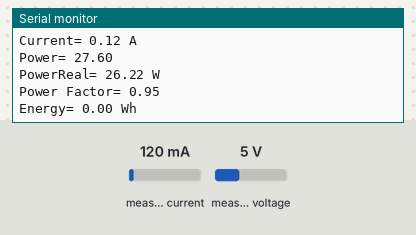
Recording of a sketch running on a simulated Arduino Uno, built with avr-gcc and run on an emulated ATmega328P. Parts: the last lines printed to the serial monitor. The test bench sets the inputs (shaded band); at power-on: measured current 120 mA, measured voltage 5 V.

Above: at 4.2 s.
4.3 s: measured current set to 40 mA
At 8.1 s:
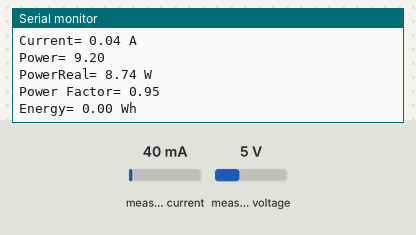
8.5 s: measured voltage set to 0.3 V
At 11.2 s:
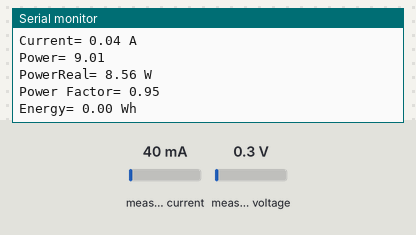
12.7 s: measured current set to 500 mA
At 14.2 s:
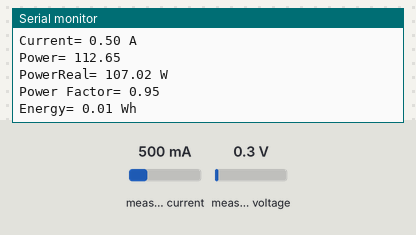
16.9 s: measured voltage set to 3.8 V
At 20.3 s:
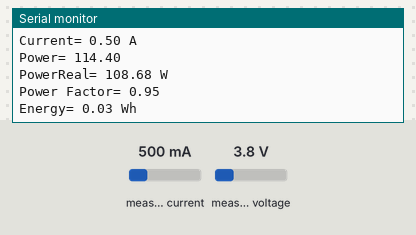
Timing chart, 0 to 21.8 s (numbered marks = the images above; inputs shaded):
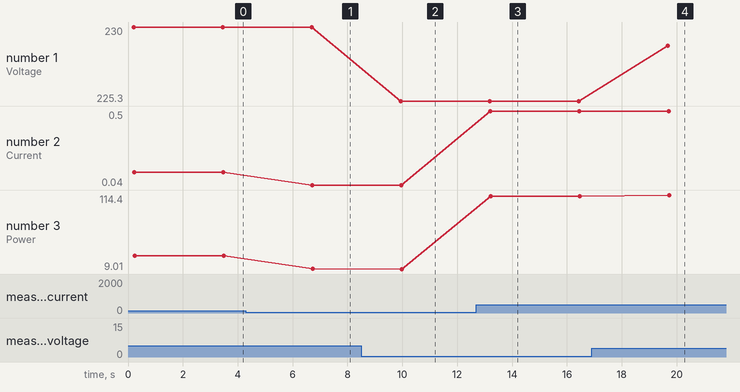

Measured:
- after the input at 4.3 s, the serial monitor: prints a new line after 2.4 s (image 1)
- after the input at 8.5 s, the serial monitor: prints a new line after 1.4 s (image 2)
- after the input at 12.7 s, the serial monitor: prints a new line after 0.51 s (image 3)
- after the input at 16.9 s, the serial monitor: prints a new line after 2.8 s (image 4)
- plotted number 1: 230 → 225.3 after the input at 8.5 s, 225.3 → 228.8 after the input at 16.9 s
- plotted number 2: 0.12 → 0.04 after the input at 4.3 s, 0.04 → 0.5 after the input at 12.7 s
- plotted number 3: 27.6 → 9.2 after the input at 4.3 s, 9.2 → 9.01 after the input at 8.5 s, 9.01 → 112.65 after the input at 12.7 s, 112.65 → 114.4 after the input at 16.9 s

The sketch:

Energy.ino
```cpp
#include "EmonLib.h"

EnergyMonitor emon;
float Energy_total; //= EEPROM.get(100, Energy_total);	//get value from eeprom if electricity cut off

float EnergyCalc(float V, float I, float P, unsigned long time){
  if ((V>190) && (I>=0.05)){			  	//If voltage <100 or current error from 0 is 0.05 skip energy addition.
	float Energy_sample = 0;				//new energy at time sample
	Energy_sample = P * time/3600000;	//time in ms to hour
	Energy_total += Energy_sample;			//add to previous energy
  }
  //EEPROM.put(100 , Energy_total);			//save value in EEPROM
  return Energy_total;
}

void printEmon(float Vrms,float Irms,float Power,float Power2, float PF){
  Serial.print("Voltage= ");
  Serial.print(Vrms);
  Serial.println(" V");
  Serial.print("Current= ");
  Serial.print(Irms);
  Serial.println(" A");
  Serial.print("Power= ");
  Serial.println(Power);
  Serial.print("PowerReal= ");
  Serial.print(Power2);
  Serial.println(" W");
  Serial.print("Power Factor= ");
  Serial.println(PF);
}

void setup()
{
  Serial.begin(9600);
  emon.voltage(A0, 150, 1.7);   				//For arduino: Voltage 170, Current 5.75/ For ESP32(3.3 V Supply): Voltage 75.25, Current 2.6
  emon.current(A1, 5.2);       				//(input pin, calibration, Phase shift (for Voltage))
}

void loop()
{
  unsigned long time1 = millis();
  emon.calcVI(20,2000);
  float Power       = emon.apparentPower;
  float Power2       = emon.realPower;
  float Vrms  		= emon.Vrms;
  float Irms        = emon.Irms;					//float Irms = emon1.calcIrms(1480);  //Calculate Irms only
  float PF			= emon.powerFactor;
  printEmon(Vrms, Irms, Power, Power2, PF);
  /*
	Other CODE
  */
  unsigned long sample_time = millis() - time1;				//time of sample in ms
  Serial.print("Energy= ");
  Serial.print(EnergyCalc(Vrms, Irms, Power, sample_time));
  Serial.println(" Wh");
  Serial.println();
  delay(3000);
}
```
